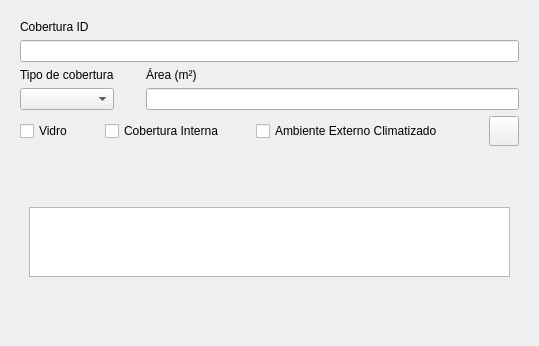
         <widget class="QWidget" name="page_4">
          <layout class="QGridLayout" name="gridLayout_5">
           <item row="0" column="0">
            <widget class="QWidget" name="widget_11" native="true">
             <layout class="QGridLayout" name="gridLayout_19">
              <item row="0" column="0">
               <layout class="QVBoxLayout" name="verticalLayout_34">
                <item>
                 <layout class="QVBoxLayout" name="verticalLayout_36">
                  <item>
                   <widget class="QLabel" name="cobertura_id_label">
                    <property name="text">
                     <string>Cobertura ID</string>
                    </property>
                   </widget>
                  </item>
                  <item>
                   <widget class="QLineEdit" name="cobertura_id"/>
                  </item>
                 </layout>
                </item>
                <item>
                 <layout class="QHBoxLayout" name="horizontalLayout_18">
                  <item>
                   <layout class="QVBoxLayout" name="verticalLayout_37">
                    <item>
                     <widget class="QLabel" name="cobertura_cbox_label">
                      <property name="text">
                       <string>Tipo de cobertura</string>
                      </property>
                     </widget>
                    </item>
                    <item>
                     <widget class="QComboBox" name="cobertura_cbox"/>
                    </item>
                   </layout>
                  </item>
                  <item>
                   <widget class="QLabel" name="label_spc_27">
                    <property name="minimumSize">
                     <size>
                      <width>20</width>
                      <height>0</height>
                     </size>
                    </property>
                    <property name="maximumSize">
                     <size>
                      <width>20</width>
                      <height>16777215</height>
                     </size>
                    </property>
                    <property name="text">
                     <string/>
                    </property>
                   </widget>
                  </item>
                  <item>
                   <layout class="QVBoxLayout" name="verticalLayout_38">
                    <item>
                     <widget class="QLabel" name="area_box_cb_label">
                      <property name="text">
                       <string>Área (m²)</string>
                      </property>
                     </widget>
                    </item>
                    <item>
                     <widget class="QLineEdit" name="area_box_cb"/>
                    </item>
                   </layout>
                  </item>
                 </layout>
                </item>
                <item>
                 <layout class="QHBoxLayout" name="horizontalLayout_19">
                  <item>
                   <widget class="QCheckBox" name="vidro_box_cb">
                    <property name="text">
                     <string>Vidro</string>
                    </property>
                   </widget>
                  </item>
                  <item>
                   <widget class="QLabel" name="label_spc_33">
                    <property name="minimumSize">
                     <size>
                      <width>20</width>
                      <height>0</height>
                     </size>
                    </property>
                    <property name="maximumSize">
                     <size>
                      <width>20</width>
                      <height>16777215</height>
                     </size>
                    </property>
                    <property name="text">
                     <string/>
                    </property>
                   </widget>
                  </item>
                  <item>
                   <widget class="QCheckBox" name="interna_box_cb">
                    <property name="text">
                     <string>Cobertura Interna</string>
                    </property>
                   </widget>
                  </item>
                  <item>
                   <widget class="QLabel" name="label_spc_34">
                    <property name="minimumSize">
                     <size>
                      <width>20</width>
                      <height>0</height>
                     </size>
                    </property>
                    <property name="maximumSize">
                     <size>
                      <width>20</width>
                      <height>16777215</height>
                     </size>
                    </property>
                    <property name="text">
                     <string/>
                    </property>
                   </widget>
                  </item>
                  <item>
                   <widget class="QCheckBox" name="amb_externo_box_cb">
                    <property name="text">
                     <string>Ambiente Externo Climatizado</string>
                    </property>
                    <property name="checked">
                     <bool>false</bool>
                    </property>
                   </widget>
                  </item>
                  <item>
                   <spacer name="horizontalSpacer_7">
                    <property name="orientation">
                     <enum>Qt::Horizontal</enum>
                    </property>
                    <property name="sizeHint" stdset="0">
                     <size>
                      <width>40</width>
                      <height>20</height>
                     </size>
                    </property>
                   </spacer>
                  </item>
                  <item>
                   <widget class="QPushButton" name="cobertura_ok_btn_1">
                    <property name="minimumSize">
                     <size>
                      <width>30</width>
                      <height>30</height>
                     </size>
                    </property>
                    <property name="maximumSize">
                     <size>
                      <width>30</width>
                      <height>30</height>
                     </size>
                    </property>
                    <property name="text">
                     <string/>
                    </property>
                    <property name="icon">
                     <iconset>
                      <normalon>:/icon/icon/add_button.svg</normalon>
                     </iconset>
                    </property>
                    <property name="iconSize">
                     <size>
                      <width>20</width>
                      <height>20</height>
                     </size>
                    </property>
                   </widget>
                  </item>
                 </layout>
                </item>
                <item>
                 <widget class="QLabel" name="label_spc_35">
                  <property name="minimumSize">
                   <size>
                    <width>0</width>
                    <height>40</height>
                   </size>
                  </property>
                  <property name="maximumSize">
                   <size>
                    <width>16777215</width>
                    <height>40</height>
                   </size>
                  </property>
                  <property name="text">
                   <string/>
                  </property>
                 </widget>
                </item>
                <item>
                 <layout class="QHBoxLayout" name="horizontalLayout_20">
                  <item>
                   <widget class="QWidget" name="widget_12" native="true">
                    <layout class="QGridLayout" name="gridLayout_18">
                     <item row="0" column="0">
                      <widget class="QTableWidget" name="tabela_cobertura">
                       <property name="sizeAdjustPolicy">
                        <enum>QAbstractScrollArea::AdjustToContents</enum>
                       </property>
                       <property name="showGrid">
                        <bool>false</bool>
                       </property>
                      </widget>
                     </item>
                     <item row="1" column="0">
                      <spacer name="verticalSpacer_8">
                       <property name="orientation">
                        <enum>Qt::Vertical</enum>
                       </property>
                       <property name="sizeHint" stdset="0">
                        <size>
                         <width>20</width>
                         <height>40</height>
                        </size>
                       </property>
                      </spacer>
                     </item>
                    </layout>
                   </widget>
                  </item>
                 </layout>
                </item>
               </layout>
              </item>
             </layout>
            </widget>
           </item>
          </layout>
         </widget>
